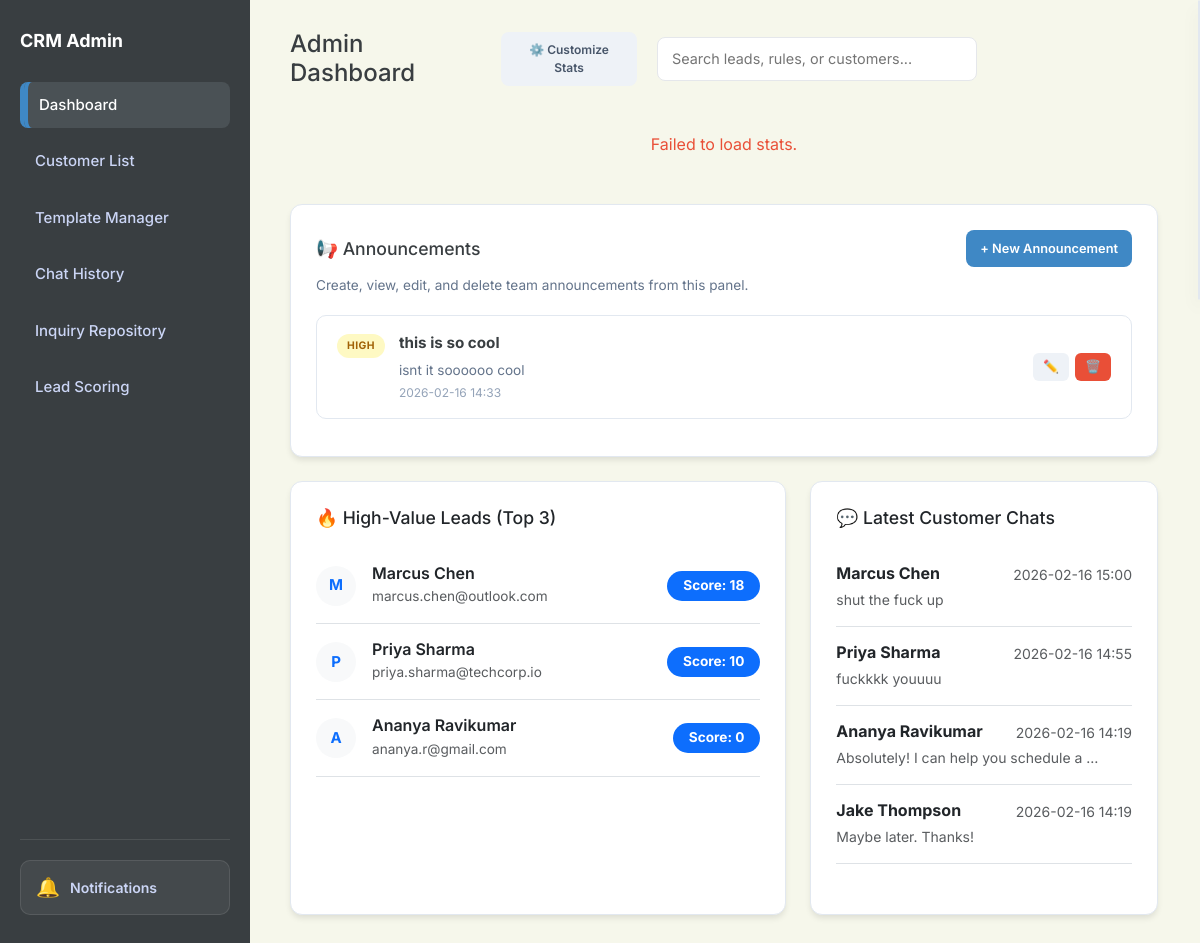
Page /dashboard on the earlier database version.
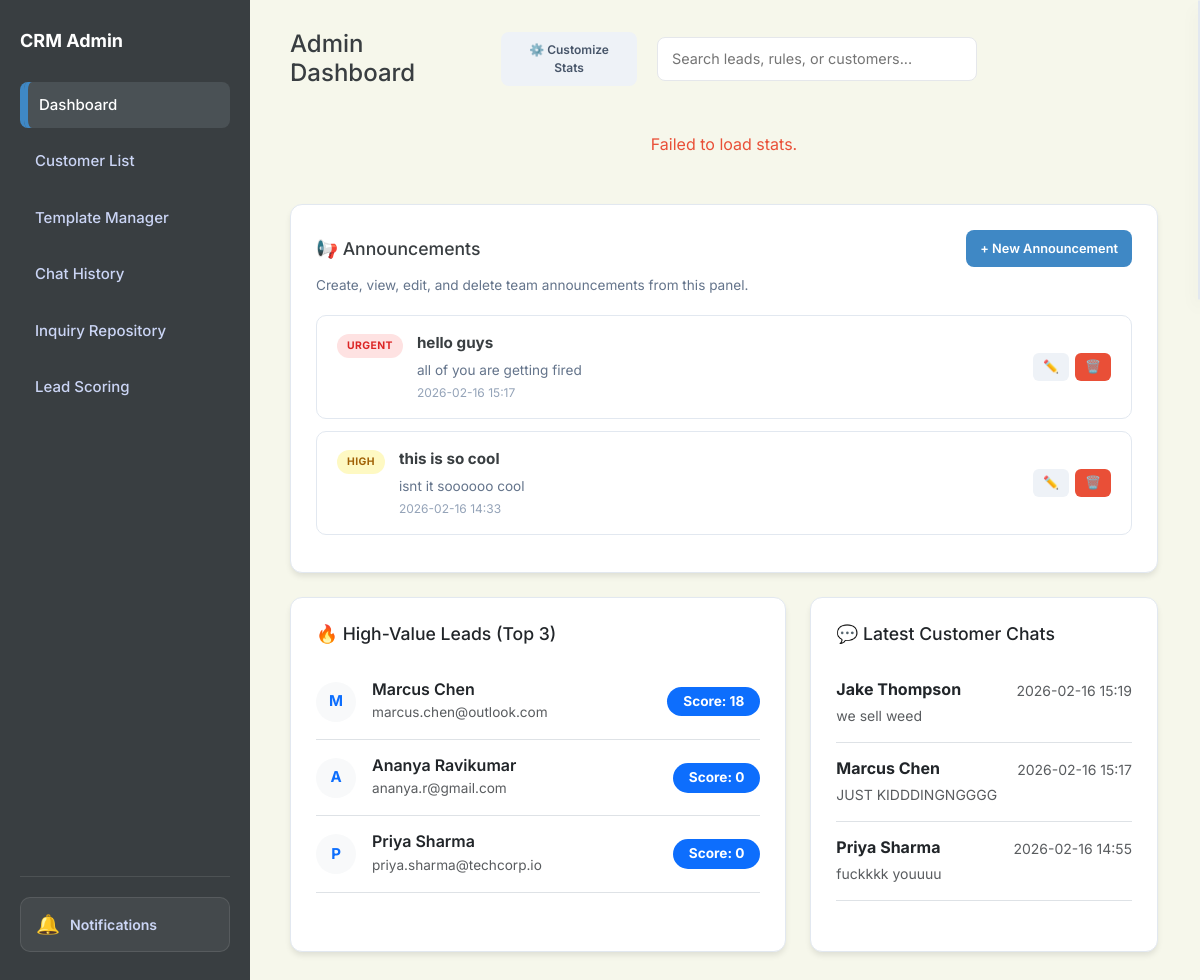
Same page on the later database version.
### app.py (models this page shows)
class Announcement(db.Model):
    id = db.Column(db.Integer, primary_key=True)
    title = db.Column(db.String(150), nullable=False)
    content = db.Column(db.Text, nullable=False)
    priority = db.Column(db.String(20), nullable=False, default='normal')  # low, normal, high, urgent
    created_at = db.Column(db.String(50))

class ChatSession(db.Model):
    id = db.Column(db.Integer, primary_key=True)
    visitor_name = db.Column(db.String(100), nullable=False)
    visitor_email = db.Column(db.String(120))
    status = db.Column(db.String(20), default='bot')  # bot, agent_active, closed
    linked_customer_id = db.Column(db.Integer, db.ForeignKey('customer.id'), nullable=True)
    linked_inquiry_id = db.Column(db.Integer, db.ForeignKey('inquiry.id'), nullable=True)
    created_at = db.Column(db.String(50))
    updated_at = db.Column(db.String(50))
    tags = db.Column(db.String(200), default='')  # comma-separated: impt,waiting,completed
    archived = db.Column(db.Boolean, default=False)
    pinned = db.Column(db.Boolean, default=False)
    chat_messages = db.relationship('ChatMessage', backref='session', cascade="all, delete-orphan", order_by='ChatMessage.id')
    linked_customer = db.relationship('Customer', backref='chat_sessions')
    linked_inquiry = db.relationship('Inquiry', backref='chat_sessions')

class ChatMessage(db.Model):
    id = db.Column(db.Integer, primary_key=True)
    session_id = db.Column(db.Integer, db.ForeignKey('chat_session.id'), nullable=False)
    sender_type = db.Column(db.String(20), nullable=False)  # customer, bot, agent, system
    sender_name = db.Column(db.String(100))
    text = db.Column(db.Text, nullable=False)
    timestamp = db.Column(db.String(50))

### app.py (the view)
@app.route('/')
@app.route('/dashboard')
def dashboard():
    all_rules = Rule.query.all()
    all_inquiries = Inquiry.query.all()
    all_announcements = Announcement.query.order_by(Announcement.id.desc()).all()
    latest_chats = ChatSession.query.filter_by(archived=False).order_by(ChatSession.updated_at.desc()).limit(5).all()
    all_sessions = ChatSession.query.all()
    scored_sessions = []
    for s in all_sessions:
        score = calculate_session_score(s)
        s.calculated_score = score # Attach for template
        scored_sessions.append(s)
    scored_sessions.sort(key=lambda x: x.calculated_score, reverse=True)
    high_value_leads = scored_sessions[:3] # User asked for High Value sections... template says Top 3
    return render_template('admin_dashboard_main_hub.html',
                           all_rules=all_rules,
                           all_inquiries=all_inquiries,
                           all_announcements=all_announcements,
                           latest_chats=latest_chats,
                           high_value_leads=high_value_leads)

### app.py (called while the page is built)
@app.context_processor
def inject_search_data():
    customers = Customer.query.all()
    inquiries = Inquiry.query.all()
    rules = Rule.query.all()
    templates = AutoReplyTemplate.query.all()
    faqs = FAQ.query.all()
    search_seed = []
    for c in customers:
        search_seed.append({"display": c.name, "category": "Customer", "page": "/customers"})
    for i in inquiries:
        search_seed.append({"display": f"Inquiry: {i.customer}", "category": "Inquiry", "page": f"/inquiry/{i.id}"})
    for r in rules:
        search_seed.append({"display": r.name, "category": "Rule", "page": "/scoring"})
    for t in templates:
        search_seed.append({"display": t.title, "category": "Template", "page": "/templates-manager"})
    for f in faqs:
        search_seed.append({"display": f.question, "category": "FAQ", "page": "/templates-manager"})
    return dict(search_seed=search_seed)

### templates/admin_dashboard_main_hub.html (shortened to what the changed rows need)
<!DOCTYPE html>
<html lang="en">
<head>
    <link href="https://cdn.jsdelivr.net/npm/bootstrap@5.3.0/dist/css/bootstrap.min.css" rel="stylesheet">
    <link rel="stylesheet" href="{{ url_for('static', filename='style.css') }}">
</head>
<body id="page-dashboard">
    <aside class="sidebar">
        <h2>CRM Admin</h2>
    </aside>
    <main class="main">
        <div class="header">
            <div class="header-left">
                <h1 style="margin:0; font-size: 24px;">Admin Dashboard</h1>
            </div>
        </div>
        <div class="card mb-4 announcement-section" style="padding: 25px;">
            <div id="announcementsContainer">
                {% if all_announcements %}
                {% for a in all_announcements %}
                <div class="announcement-card" id="announcement-{{ a.id }}" data-id="{{ a.id }}">
                    <div class="announcement-card-left">
                        <span class="announcement-priority-badge priority-{{ a.priority }}">{{ a.priority | upper
                            }}</span>
                        <div class="announcement-card-body">
                            <strong class="announcement-title">{{ a.title }}</strong>
                            <p class="announcement-content">{{ a.content }}</p>
                            <small class="announcement-date">{{ a.created_at or 'N/A' }}</small>
                        </div>
                    </div>
                    <div class="announcement-card-actions">
                        <button class="btn btn-sm btn-gray" title="Edit"
                            onclick="editAnnouncement({{ a.id }}, '{{ a.title | e }}', `{{ a.content | e }}`, '{{ a.priority }}')">✏️</button>
                        <button class="btn btn-sm btn-red" title="Delete"
                            onclick="confirmDeleteAnnouncement({{ a.id }})">🗑️</button>
                    </div>
                </div>
                {% endfor %}
                {% else %}
                <div class="announcement-empty" id="announcementEmpty">
                    <p style="text-align:center; color: var(--gray); padding: 30px 0;">No announcements yet. Click
                        <strong>+ New Announcement</strong> to create one.
                    </p>
                </div>
                {% endif %}
            </div>
        </div>
        <div class="row g-4">
            <div class="col-12 col-lg-7">
                <div class="card h-100">
                    <div id="highValueLeadsContainer">
                        {% if high_value_leads %}
                        <div class="list-group list-group-flush">
                            {% for lead in high_value_leads %}
                            <div
                                class="list-group-item px-0 py-3 d-flex align-items-center justify-content-between border-bottom">
                                <div class="d-flex align-items-center">
                                    <div class="avatar-circle me-3 bg-light text-primary"
                                        style="width:40px; height:40px; border-radius:50%; display:flex; align-items:center; justify-content:center; font-weight:bold;">
                                        {{ lead.visitor_name[0] | upper }}
                                    </div>
                                    <div>
                                        <h6 class="mb-0 text-dark" style="font-weight:600;">{{ lead.visitor_name }}</h6>
                                        <small class="text-muted" style="font-size:0.85rem;">{{ lead.visitor_email or
                                            'No email' }}</small>
                                    </div>
                                </div>
                                <div class="text-end">
                                    <span class="badge bg-primary rounded-pill px-3 py-2" style="font-size:0.85rem;">
                                        Score: {{ lead.calculated_score | int }}
                                    </span>
                                </div>
                            </div>
                            {% endfor %}
                        </div>
                        {% else %}
                        <div class="text-center py-4">
                            <p class="text-muted mb-0">No leads scored yet.</p>
                        </div>
                        {% endif %}
                    </div>
                </div>
            </div>
            <div class="col-12 col-lg-5">
                <div class="card h-100">
                    <div id="latestChatsContainer">
                        {% if latest_chats %}
                        <div class="list-group list-group-flush">
                            {% for chat in latest_chats %}
                            <a href="/history?session={{ chat.id }}"
                                class="list-group-item list-group-item-action px-0 py-3 border-bottom">
                                <div class="d-flex w-100 justify-content-between mb-1">
                                    <h6 class="mb-0 fw-bold text-dark">{{ chat.visitor_name }}</h6>
                                    <small class="text-muted">{{ chat.updated_at.split(' ')[1] if chat.updated_at and '
                                        ' in chat.updated_at else chat.updated_at }}</small>
                                </div>
                                <p class="mb-0 small text-muted text-truncate" style="max-width: 90%;">
                                    {% if chat.chat_messages %}
                                    {{ chat.chat_messages[-1].text }}
                                    {% else %}
                                    <em>No messages yet</em>
                                    {% endif %}
                                </p>
                            </a>
                            {% endfor %}
                        </div>
                        {% else %}
                        <div class="text-center py-4">
                            <p class="text-muted mb-0">No recent chats found.</p>
                        </div>
                        {% endif %}
                    </div>
                </div>
            </div>
        </div>
    </main>
</body>
</html>

Differences in the rows shown:
no longer on one of the page's lists (row edited): ChatSession: visitor_name "Ananya Ravikumar", updated_at "2026-02-16 14:19", text "Absolutely! I can help you schedule a…"
added Announcement: priority "URGENT", title "hello guys", content "all of you are getting fired", created_at "2026-02-16 15:17"
changed ChatSession "Marcus Chen": updated_at "2026-02-16 15:00" → "2026-02-16 15:17"; text "shut the fuck up" → "JUST KIDDDINGNGGGG"
changed ChatSession "Ananya Ravikumar": moves up the list
changed ChatSession "Priya Sharma": calculated_score "10" → "0"
changed ChatSession "Jake Thompson": updated_at "2026-02-16 14:19" → "2026-02-16 15:19"; text "Maybe later. Thanks!" → "we sell weed"; moves up the list
